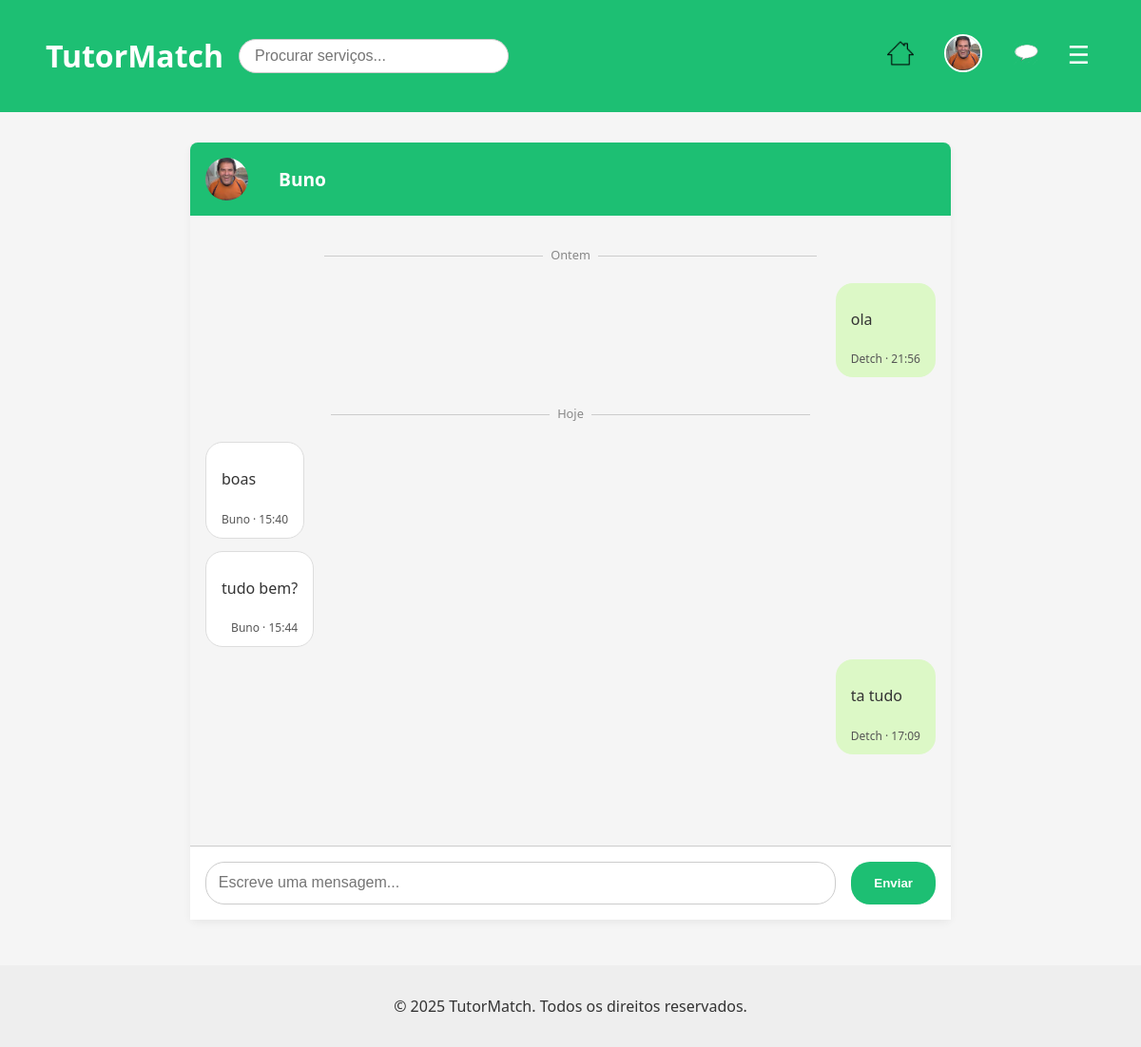
The app's page /pages/chat.php?receiver_id=9 (signed in), older data.
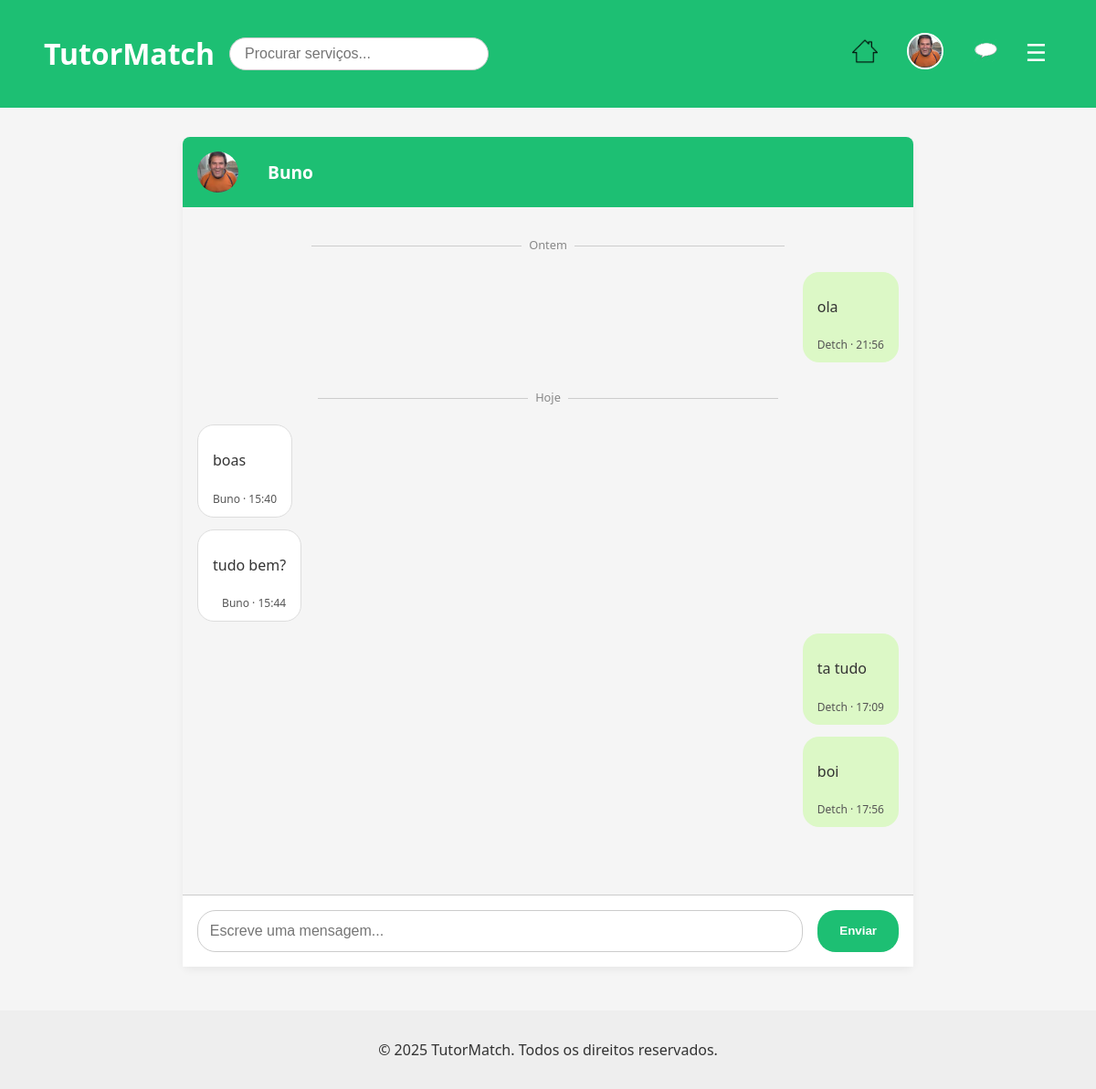
The same page, newer data.
### tables this page shows
CREATE TABLE messages (
            id INTEGER PRIMARY KEY AUTOINCREMENT,
            order_id INTEGER,
            sender_id INTEGER NOT NULL,
            receiver_id INTEGER NOT NULL,
            message TEXT NOT NULL,
            created_at DATETIME DEFAULT CURRENT_TIMESTAMP,
            FOREIGN KEY (order_id) REFERENCES orders(id),
            FOREIGN KEY (sender_id) REFERENCES users(id),
            FOREIGN KEY (receiver_id) REFERENCES users(id)
        );

CREATE TABLE users (
            id INTEGER PRIMARY KEY AUTOINCREMENT,
            username TEXT NOT NULL UNIQUE,
            password TEXT NOT NULL,
            email TEXT NOT NULL UNIQUE,
            role TEXT DEFAULT 'client', -- client, freelancer, admin
            name TEXT,
            profile_pic TEXT DEFAULT '../img/default.jpeg' -- Adiciona a coluna profile_pic
        );

### pages/chat.php (the view, shortened to what this page needs)
<?php
require_once '../database/db.php';
$user_id = $_SESSION['user_id'] ?? null;
$receiver_id = $_GET['receiver_id'] ?? null;
$stmt = $db->prepare("SELECT username, profile_pic FROM users WHERE id = ?");
$stmt->execute([$receiver_id]);
$chatUser = $stmt->fetch();
$chatUserName = $chatUser['username'];
$chatUserPic = $chatUser['profile_pic'] ?? '/img/default.jpeg';
$stmt = $db->prepare("
    SELECT m.*, u.username
    FROM messages m
    JOIN users u ON m.sender_id = u.id
    WHERE
        ((sender_id = :user1 AND receiver_id = :user2)
        OR (sender_id = :user2 AND receiver_id = :user1))
        AND m.order_id IS NULL
    ORDER BY m.created_at ASC
");
$stmt->execute(['user1' => $user_id, 'user2' => $receiver_id]);
$messages = $stmt->fetchAll();
?>
<?php include_once '../includes/header.php'; ?>
<link rel="stylesheet" href="../css/chat.css">
<div class="chat-container">
    <div class="chat-header">
        <img src="<?= htmlspecialchars($chatUserPic) ?>" alt="Foto de perfil" class="chat-user-pic">
        <h2>
            <a href="/pages/view_profile.php?id=<?= urlencode($receiver_id) ?>">
                <?= htmlspecialchars($chatUserName) ?>
            </a>
        </h2>
    </div>
    <div class="chat-box">
        <?php
        $currentDate = null;
        foreach ($messages as $msg):
            $msgDate = date('Y-m-d', strtotime($msg['created_at']));
            if ($msgDate !== $currentDate):
                $currentDate = $msgDate;
                $label = ($msgDate == date('Y-m-d')) ? 'Hoje' :
                         ($msgDate == date('Y-m-d', strtotime('-1 day')) ? 'Ontem' :
                         date('d M Y', strtotime($msgDate)));
        ?>
            <div class="date-separator"><?= $label ?></div>
        <?php endif; ?>
            <div class="chat-message <?= $msg['sender_id'] == $user_id ? 'sent' : 'received' ?>">
                <div class="bubble">
                    <p><?= nl2br(htmlspecialchars($msg['message'])) ?></p>
                    <span class="meta"><?= htmlspecialchars($msg['username']) ?> · <?= date('H:i', strtotime($msg['created_at'])) ?></span>
                </div>
            </div>
        <?php endforeach; ?>
    </div>
    <form action="chat.php?receiver_id=<?= $receiver_id ?>" method="POST" class="chat-form">
        <input type="text" name="message" placeholder="Escreve uma mensagem..." required>
        <button type="submit">Enviar</button>
    </form>
</div>
<?php include_once '../includes/footer.php'; ?>

Row changes from the older to the newer data that the page shows:
added messages: message "boi", sender.username "Detch", created_at "17:56"
